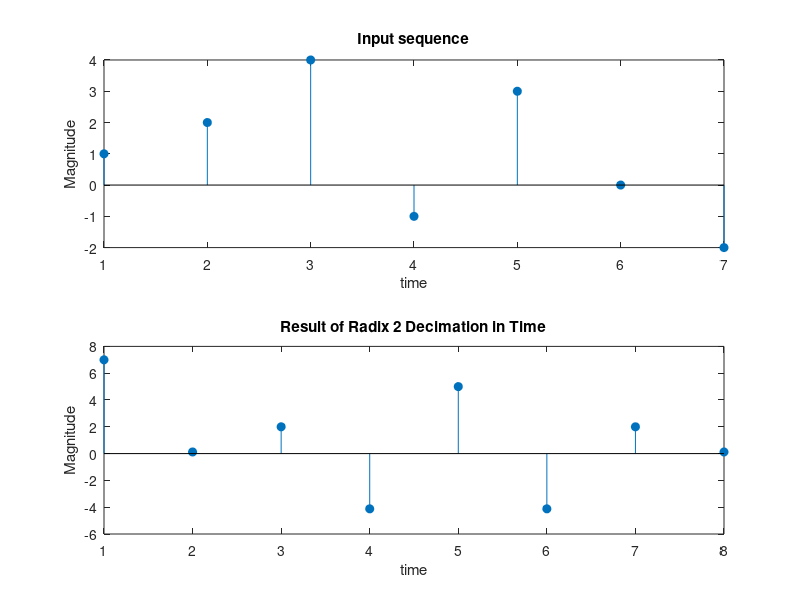

The MATLAB script that drew this image:
clc;
clear all;
close all;
x = [1 2 4 -1 3 0 -2] ;%  input array
x_inp = x % copy input array
p=nextpow2(length(x)); % checking the size of the input array
x=[x zeros(1,(2^p)-length(x))];% complementing an array of zeros if necessary
N=length(x); % computing the array size
S=log2(N); % computing the number of conversion stages
Half=1;  % Seting the initial "Half" value
x=bitrevorder(x); % Placing the data samples in bit-reversed order
for stage=1:S;  % stages of transformation
    for index=0:(2^stage):(N-1);  % series of "butterflies" for each stage
        for n=0:(Half-1);  % creating "butterfly" and saving the results
            pos=n+index+1;  % index of the data sample
            pow=(2^(S-stage))*n; % part of power of the complex multiplier
            w=exp((-1i)*(2*pi)*pow/N);  % complex multiplier
            a=x(pos)+x(pos+Half).*w;  % 1-st part of the "butterfly" creating operation
            b=x(pos)-x(pos+Half).*w;  % 2-nd part of the "butterfly" creating operation
            x(pos)=a;    % saving computation of the 1-st part
            x(pos+Half)=b; % saving computation of the 2-nd part
        end;
    end;
Half=2*Half; % computing the next "Half" value
end;
y=x;  % returning the result from function
% display output
disp('input array');disp(x_inp)
disp('Result of Radix 2 Decimation in Time');disp(y)
subplot(211);stem(x_inp,'filled'),title('Input sequence')
xlabel('time');ylabel('Magnitude')
subplot(212);stem(y,'filled'),
title('Result of Radix 2 Decimation in Time')
xlabel('time');ylabel('Magnitude')